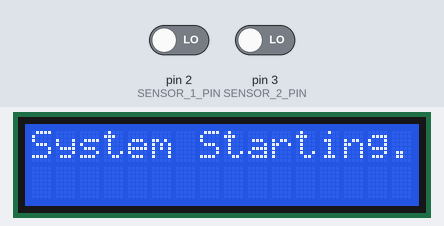
Simulated run of this sketch. Board: Arduino Uno, built with avr-gcc and run on an emulated ATmega328P. On the bench: 16×2 character LCD. The inputs (shaded band) are chosen by the test bench; at power-on: pin 2 (SENSOR_1_PIN) LOW, pin 3 (SENSOR_2_PIN) LOW. What the sketch prints to the serial monitor is not drawn.

Above: at 0.1 s.
2.8 s: pin 2 (SENSOR_1_PIN) driven HIGH and pin 3 (SENSOR_2_PIN) driven HIGH
At 3.8 s:
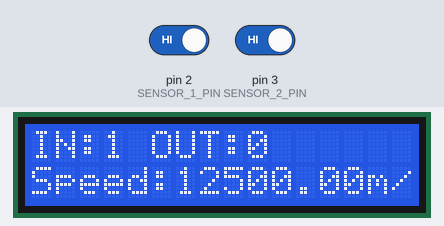
Timing chart, 0 to 5.8 s (numbered marks = the images above; inputs shaded):
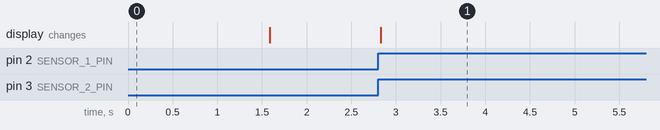

Measured:
- after the input at 2.8 s, the display: changes at once (image 1)

The sketch:

bi_directional_counter.ino
```cpp
#include <Wire.h>
#include <LiquidCrystal_I2C.h>
// LCD I2C setup
LiquidCrystal_I2C lcd(0x27, 16, 2);
// IR sensor pins
#define SENSOR_1_PIN 2 // INT0
#define SENSOR_2_PIN 3 // INT1
// Variables
volatile unsigned long timeSensor1 = 0;
volatile unsigned long timeSensor2 = 0;
volatile bool sensor1Triggered = false;
volatile bool sensor2Triggered = false;
int inCount = 0;
int outCount = 0;
const float distanceBetweenSensors = 0.1; // meters
float speed = 0; // m/s
void setup() {
lcd.init();
lcd.backlight();
lcd.setCursor(0, 0);
lcd.print("System Starting...");
delay(1500);
lcd.clear();
pinMode(SENSOR_1_PIN, INPUT);
pinMode(SENSOR_2_PIN, INPUT);
attachInterrupt(digitalPinToInterrupt(SENSOR_1_PIN), sensor1ISR, RISING);
attachInterrupt(digitalPinToInterrupt(SENSOR_2_PIN), sensor2ISR, RISING);
Serial.begin(9600);
}
void loop() {
if (sensor1Triggered && sensor2Triggered) {
sensor1Triggered = false;
sensor2Triggered = false;
long timeDiff = timeSensor2 - timeSensor1;
speed = 0;
if (timeDiff > 0) {
// Direction: IN (Sensor1 → Sensor2)
speed = distanceBetweenSensors / (timeDiff / 1000000.0);
inCount++;
} else if (timeDiff < 0) {
// Direction: OUT (Sensor2 → Sensor1)
speed = distanceBetweenSensors / ((-timeDiff) / 1000000.0);
outCount++;
}
// Display on LCD
lcd.clear();
lcd.setCursor(0, 0);
lcd.print("IN:");
lcd.print(inCount);
lcd.print(" OUT:");
lcd.print(outCount);
lcd.setCursor(0, 1);
lcd.print("Speed:");
lcd.print(speed, 2);
lcd.print("m/s");
// Debug
Serial.print("IN: ");
Serial.print(inCount);
Serial.print(" | OUT: ");
Serial.print(outCount);
Serial.print(" | Speed: ");
Serial.print(speed, 2);
Serial.println(" m/s");
delay(500); // Short pause for readability
}
}
void sensor1ISR() {
if (!sensor1Triggered) {
timeSensor1 = micros();
sensor1Triggered = true;
}
}
void sensor2ISR() {
if (!sensor2Triggered) {
timeSensor2 = micros();
sensor2Triggered = true;
}
}
```
